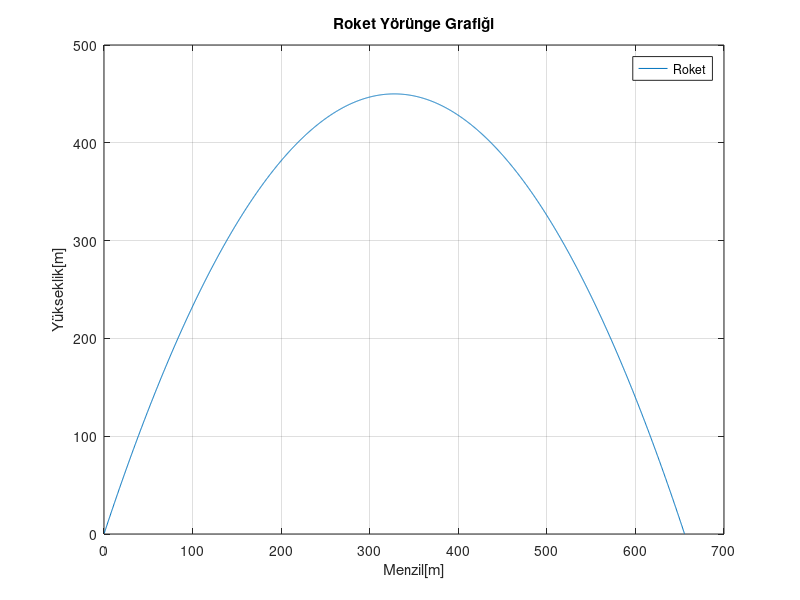

The MATLAB source for this figure:
 clc;  clear;  close all;
%Başlangıç koşul değerleri tanımlandı.
 theta=70;            
 V_0=100;     
 t=0;    dt=0.01;
 Zmax=0; Vmax=0;
 Ax=0;   Az=9.801;
 Rx=0;  Rz=0;

% x,z üzerindeki sıfır ivme matrisi oluşturuldu ve ilk değerleri atandı.
 A=zeros(1,1);       
 A(1,1)=Ax;             
 A(2,1)=Az;

 % x,z üzerindeki sıfır konum matrisi oluşturuldu. Başta roket yerde olduğu için 
% ilk değerleri atandı.
 R=zeros(1,1);
 R(1,1)=Rx;             
 R(2,1)=Rz;
 
% Hız sıfır matrisi oluşturuldu ve uçuş yolu açısına göre ilk x,z hız
% vektörleri hesaplanarak matrise atandı.
 V=zeros(1,1);
 V(1,1)=V_0*cosd(theta);
 V(2,1)=-V_0*sind(theta);   %Uçuş -z ekseninde gerçekleştiği için
                            % (-) ile çarpıldı   
 Vz=V(2,1);
 Vx=V(1,1);
 i=0;      
 % İlk konum değerine göre döngü içersine girilip konum yatay eksende 0 
 % değerine ulaştığında döngü bitirilir ve toplam konum, hız ve  ivme
 % dizileri elde edilir.
 while (Rz<=0)
 % Euler yöntemi yardımıyla hız ve konum hesaplamaları yapıldı.
     i=i+1;             
     V = V + A*dt;
     R = R + V*dt;
     t = t+dt;          
     Vz=V(2,1);
     Rz=R(2,1); Rx=R(1,1);
     % Alınan hız ve konum bilgileri dinamik dizide tutuldu.
     RZ(i,1)=Rz;  RX(i,1)=Rx; 
     VZ(i,1)=Vz;
     VX(i,1)=Vx;

     if (abs(Rz) > abs(Zmax))
        Zmax=Rz; % Apogee nok. hesaplandı.
     end
     if (Vz > Vmax)
         Vmax=Vz;    % Max hız hesaplandı.
     end
 end
 
 plot(RX,abs(RZ)) % Konum-zaman grafiği çizildi.
 xlabel ('Menzil[m]')
 ylabel ('Yükseklik[m]')
 title('Roket Yörünge Grafiği')
 legend('Roket')
 grid on
